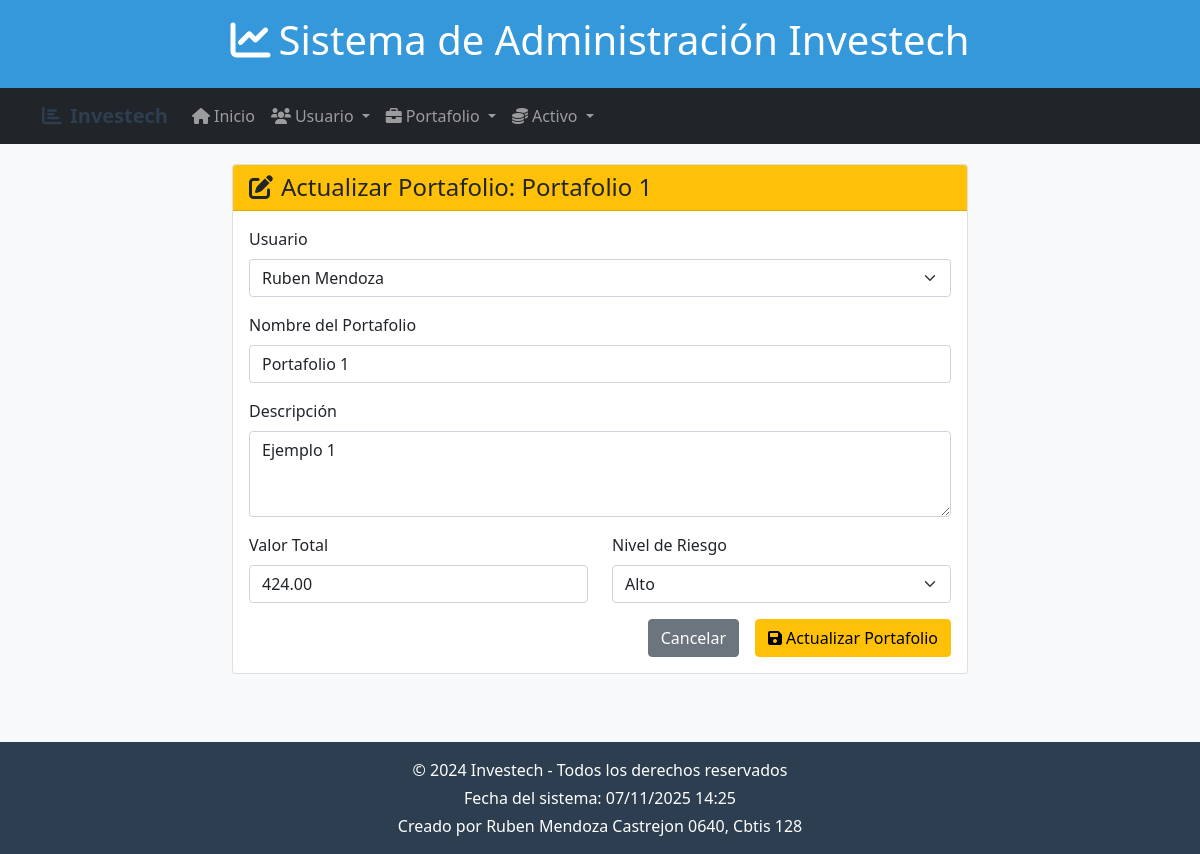
Page /portafolios/actualizar/2/ on the committed database.
### app_investech/models.py (models this page shows, shortened)
class Portafolio(models.Model):
    usuario = models.ForeignKey(Usuario, on_delete=models.CASCADE, related_name="portafolios")
    nombre = models.CharField(max_length=100)
    descripcion = models.TextField(blank=True)
    valor_total = models.DecimalField(max_digits=12, decimal_places=2, default=0.00)
    fecha_creacion = models.DateTimeField(auto_now_add=True)
    riesgo = models.CharField(max_length=50, choices=[('bajo', 'Bajo'), ('medio', 'Medio'), ('alto', 'Alto')])
    activos = models.ManyToManyField('Activo', related_name="portafolios")

class Usuario(models.Model):
    nombre = models.CharField(max_length=100)
    apellido = models.CharField(max_length=100)
    email = models.EmailField(unique=True)
    telefono = models.CharField(max_length=20, blank=True, null=True)
    fecha_registro = models.DateTimeField(auto_now_add=True)
    pais = models.CharField(max_length=50)
    saldo_disponible = models.DecimalField(max_digits=12, decimal_places=2, default=0.00)

### app_investech/views.py (the view)
# urls.py: path('portafolios/actualizar/<int:portafolio_id>/', views.actualizar_portafolio, name='actualizar_portafolio'),
def actualizar_portafolio(request, portafolio_id):
    portafolio = get_object_or_404(Portafolio, id=portafolio_id)
    usuarios = Usuario.objects.all()
    return render(request, 'portafolio/actualizar_portafolio.html', {
        'portafolio': portafolio,
        'usuarios': usuarios
    })

### app_investech/templates/portafolio/actualizar_portafolio.html (shortened to what this page needs)
{% extends 'base.html' %}
{% block content %}
<div class="row">
    <div class="col-md-8 mx-auto">
        <div class="card">
            <div class="card-header bg-warning text-dark">
                <h4 class="mb-0"><i class="fas fa-edit me-2"></i>Actualizar Portafolio: {{ portafolio.nombre }}</h4>
            </div>
            <div class="card-body">
                <form method="POST" action="{% url 'realizar_actualizacion_portafolio' portafolio.id %}">
                    <div class="mb-3">
                        <label for="usuario" class="form-label">Usuario</label>
                        <select class="form-select" id="usuario" name="usuario" required>
                            {% for usuario in usuarios %}
                            <option value="{{ usuario.id }}" {% if usuario.id == portafolio.usuario.id %}selected{% endif %}>
                                {{ usuario.nombre }} {{ usuario.apellido }}
                            </option>
                            {% endfor %}
                        </select>
                    </div>
                    <div class="mb-3">
                        <label for="nombre" class="form-label">Nombre del Portafolio</label>
                        <input type="text" class="form-control" id="nombre" name="nombre" value="{{ portafolio.nombre }}" required>
                    </div>
                    <div class="mb-3">
                        <label for="descripcion" class="form-label">Descripción</label>
                        <textarea class="form-control" id="descripcion" name="descripcion" rows="3">{{ portafolio.descripcion }}</textarea>
                    </div>
                    <div class="row">
                        <div class="col-md-6 mb-3">
                            <label for="valor_total" class="form-label">Valor Total</label>
                            <input type="number" class="form-control" id="valor_total" name="valor_total" step="0.01" value="{{ portafolio.valor_total }}">
                        </div>
                        <div class="col-md-6 mb-3">
                            <label for="riesgo" class="form-label">Nivel de Riesgo</label>
                            <select class="form-select" id="riesgo" name="riesgo" required>
                                <option value="alto" {% if portafolio.riesgo == 'alto' %}selected{% endif %}>Alto</option>
                            </select>
                        </div>
                    </div>
                    <div class="d-grid gap-2 d-md-flex justify-content-md-end">
                        <a href="{% url 'inicio_portafolio' %}" class="btn btn-secondary me-md-2">Cancelar</a>
                        <button type="submit" class="btn btn-warning">
                            <i class="fas fa-save me-1"></i>Actualizar Portafolio
                        </button>
                    </div>
                </form>
            </div>
        </div>
    </div>
</div>
{% endblock %}

### app_investech/templates/base.html (style rules this page uses)
body { background-color: #f8f9fa; min-height: 100vh; display: flex; flex-direction: column; }

### rows in the picture
Portafolio: nombre "Portafolio 1", usuario "Ruben Mendoza", descripcion "Ejemplo 1", valor_total "424.00", riesgo "Alto"
